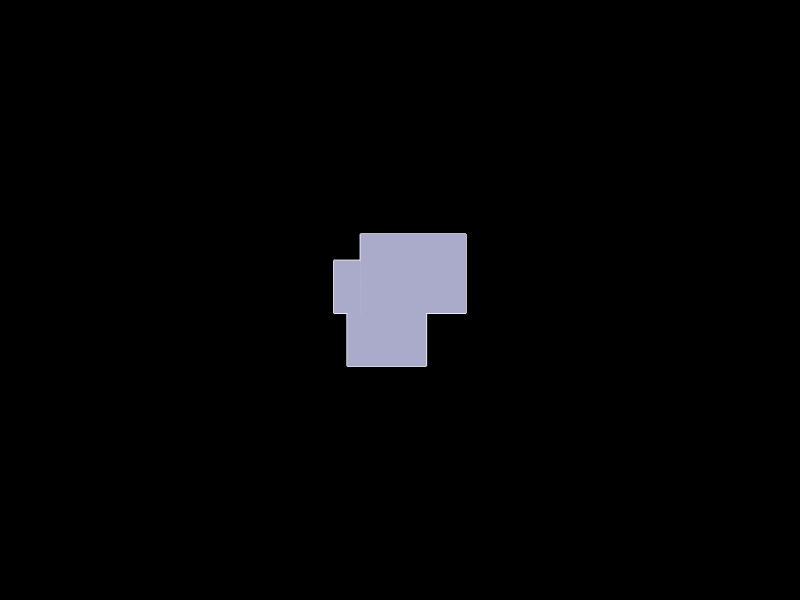

Write notebook code for a chart like this one.
### Code cell
Topology.Show(cc_building,
              camera=[0,0,6],
              faceColor=[210,210,250],
              faceOpacity=1,
              edgeColor="white",
              edgeWidth=3,
              showVertices=False,
              backgroundColor="black",
              width=800,
              height=600,
              renderer = renderer)

### Figure 1 — Plotly figure (JSON) as saved in the notebook; plotly's stock layout.template omitted (floating-point values rounded to 4 significant figures; data arrays with more than 128 entries replaced by an {"elided": "..."} marker saying what was removed)
{"data": [{"hoverinfo": "text", "legendgroup": "2", "legendrank": 2, "line": {"color": "white", "dash": "solid", "width": 3}, "marker": {"size": 0}, "mode": "lines", "name": "1: Untitled (Edges)", "showlegend": false, "text": "", "type": "scatter3d", "x": {"elided": "282 float values"}, "y": {"elided": "282 float values"}, "z": {"elided": "282 float values"}}, {"cmax": 1, "cmin": 0, "color": "#D2D2FA", "colorscale": [[0, "#440154"], [0.1111, "#482878"], [0.2222, "#3e4989"], [0.3333, "#31688e"], [0.4444, "#26828e"], [0.5556, "#1f9e89"], [0.6667, "#35b779"], [0.7778, "#6ece58"], [0.8889, "#b5de2b"], [1, "#fde725"]], "flatshading": true, "hoverinfo": "text", "hovertext": "", "i": {"elided": "137 int values"}, "j": {"elided": "137 int values"}, "k": {"elided": "137 int values"}, "legendgroup": "3", "legendrank": 3, "lighting": {"facenormalsepsilon": 0}, "name": "1: Untitled (Faces)", "opacity": 1, "showlegend": false, "showscale": false, "text": "", "type": "mesh3d", "x": [-1.25, 0, -2.5, 0, -2.5, -2.5, 5.0, 5.0, 5.0, -1.25, 5.0, -2.5, 5, 0, 5, 0, -1.25, 1.3e-05, 3.75, 5.0, 8.75, 8.75, 8.75, 3.75, -1.25, 8.75, -3.75, -3.75, -1.25, -3.75, -3.75, -3.75, -1.25, -1.25, -1.25, -1.25, -3.75, -3.75, -3.75, 5.0, 8.75, 1.3e-05, 8.75, 8.75, 5.0, 8.75, 3.75, 3.75, 1.3e-05, -1.25, -1.25, 5.0, 1.3e-05], "y": [8e-06, -5, -5.0, 0, 8e-06, -5.0, -5.0, -5.0, 4e-06, 8e-06, 8e-06, 8e-06, -5, -5, 0, 0, 2.5, 2.5, 2.5, 2.5, 8e-06, 2.5, 8e-06, 2.5, 2.5, 2.5, 2.5, 8e-06, 5.0, 5.0, 8e-06, 8e-06, 8e-06, 5.0, 2.5, 5.0, 5.0, 5.0, 2.5, 2.5, 2.5, 2.5, 8e-06, 7.5, 7.5, 7.5, 7.5, 7.5, 7.5, 7.5, 7.5, 7.5, 7.5], "z": [3.2, 3.2, 3.2, 3.2, 3.2, 6.2, 6.2, 3.2, 3.2, 6.2, 6.2, 6.2, 0.2, 0.2, 0.2, 0.2, 3.2, 3.2, 3.2, 3.2, 3.2, 3.2, 6.2, 6.2, 6.2, 6.2, 6.2, 6.2, 6.2, 6.2, 3.2, 0.2, 0.2, 3.2, 0.2, 0.2, 0.2, 3.2, 0.2, 0.2, 0.2, 0.2, 0.2, 3.2, 3.2, 6.2, 6.2, 3.2, 3.2, 6.2, 3.2, 0.2, 0.2]}], "layout": {"autosize": true, "height": 600, "margin": {"b": 40, "l": 40, "r": 40, "t": 40}, "paper_bgcolor": "#000000", "plot_bgcolor": "#000000", "scene": {"aspectmode": "data", "camera": {"center": {"x": 0, "y": 0, "z": 0}, "eye": {"x": 0, "y": 0, "z": 6}, "projection": {"type": "perspective"}, "up": {"x": 0, "y": 1, "z": 0}}, "xaxis": {"visible": false}, "yaxis": {"visible": false}, "zaxis": {"visible": false}}, "showlegend": true, "width": 800, "xaxis": {"showgrid": false, "visible": false, "zeroline": false}, "yaxis": {"showgrid": false, "visible": false, "zeroline": false}}}
